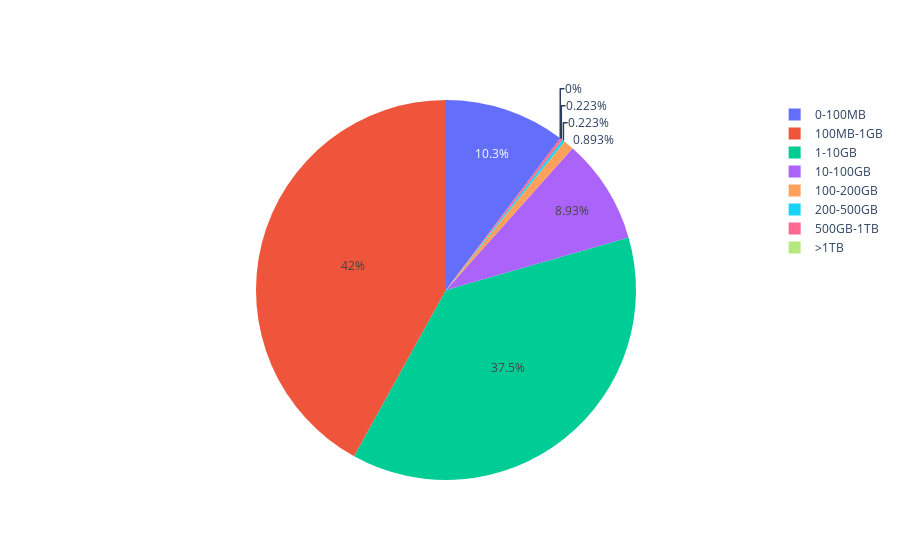

The code cell stored with this chart in its notebook:
### Code cell
df_pie = df_sum.groupby(by='data_transmit_range').size().to_frame('count').reset_index() 
df_pie.head()
# fig = px.pie(df_pie, values='count', names='data_transmit_range', sort=True)
fig = go.Figure(
          data=[go.Pie(
              labels=df_pie['data_transmit_range'], values=df_pie['count'], sort=False)
               ]
)
fig.show()

### Figure 1 — Plotly figure (JSON) as saved in the notebook; plotly's stock layout.template omitted (floating-point values rounded to 4 significant figures)
{"data": [{"labels": ["0-100MB", "100MB-1GB", "1-10GB", "10-100GB", "100-200GB", "200-500GB", "500GB-1TB", ">1TB"], "sort": false, "type": "pie", "values": [46, 188, 168, 40, 4, 1, 1, 0]}], "layout": {"autosize": true}}
